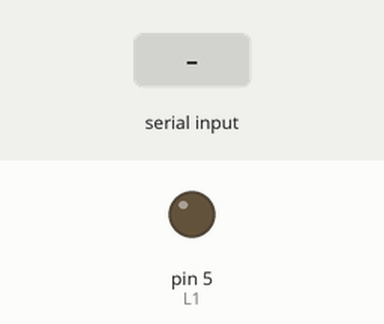
Bench run of a sketch on a simulated Arduino Uno, built with avr-gcc and run on an emulated ATmega328P. Shown: output pins drawn as LEDs (lit = HIGH). The test bench sets the inputs (shaded band). What the sketch prints to the serial monitor is not drawn.

Above: at 1.2 s.
1.3 s: "1\n" received over Serial
At 1.6 s:
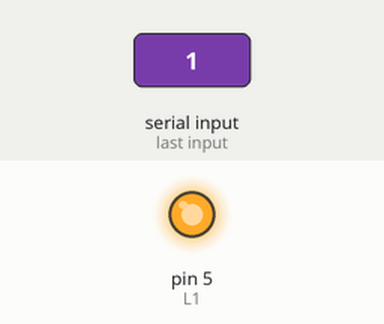
2.8 s: "2\n" received over Serial
At 4.0 s:
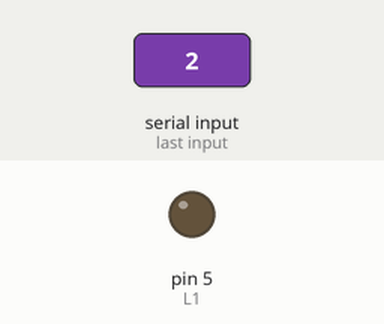
Timing chart, 0 to 5.8 s (numbered marks = the images above; inputs shaded):
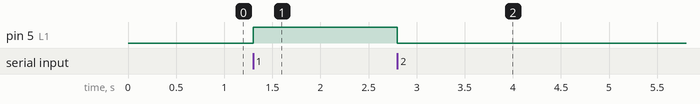

Measured:
- after the input at 1.3 s, pin 5 (L1): LOW → HIGH at once
- after the input at 2.8 s, pin 5 (L1): HIGH → LOW at once

The sketch:

LAB_7_Bluetooth_HC-O5.ino
```cpp
# define L1 5

void setup() {
  // put your setup code here, to run once:
 pinMode(L1, OUTPUT);
 Serial.begin(9600);
 Serial.println("Menu");
 Serial.println("[1]. Turn on L1");
 Serial.println("[2]. Turn off L1");
 Serial.println("Press any option");
}

void loop() {
  // put your main code here, to run repeatedly:
 if(Serial.available() > 0){
  char opt = Serial.read();
  if (opt == '\r' || opt == '\n'){
    return;
  }
  if(opt == '1'){
    digitalWrite(L1, HIGH);
  }else{
    if(opt == '2'){
      digitalWrite(L1, LOW);
    }else{
      Serial.print("Invalid option");
    }
  }
 }
}
```
